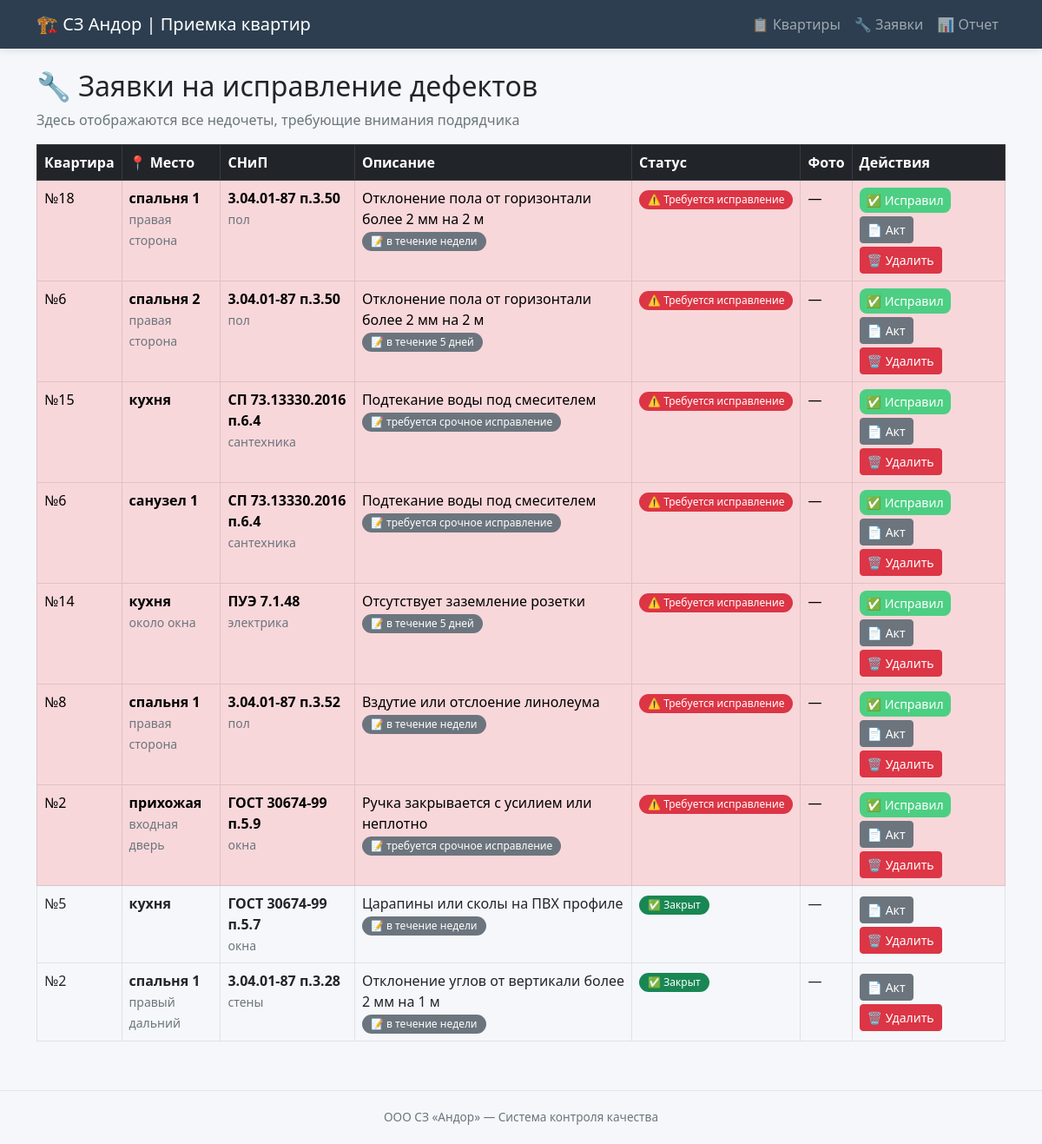
The page /defects on the database as committed earlier.
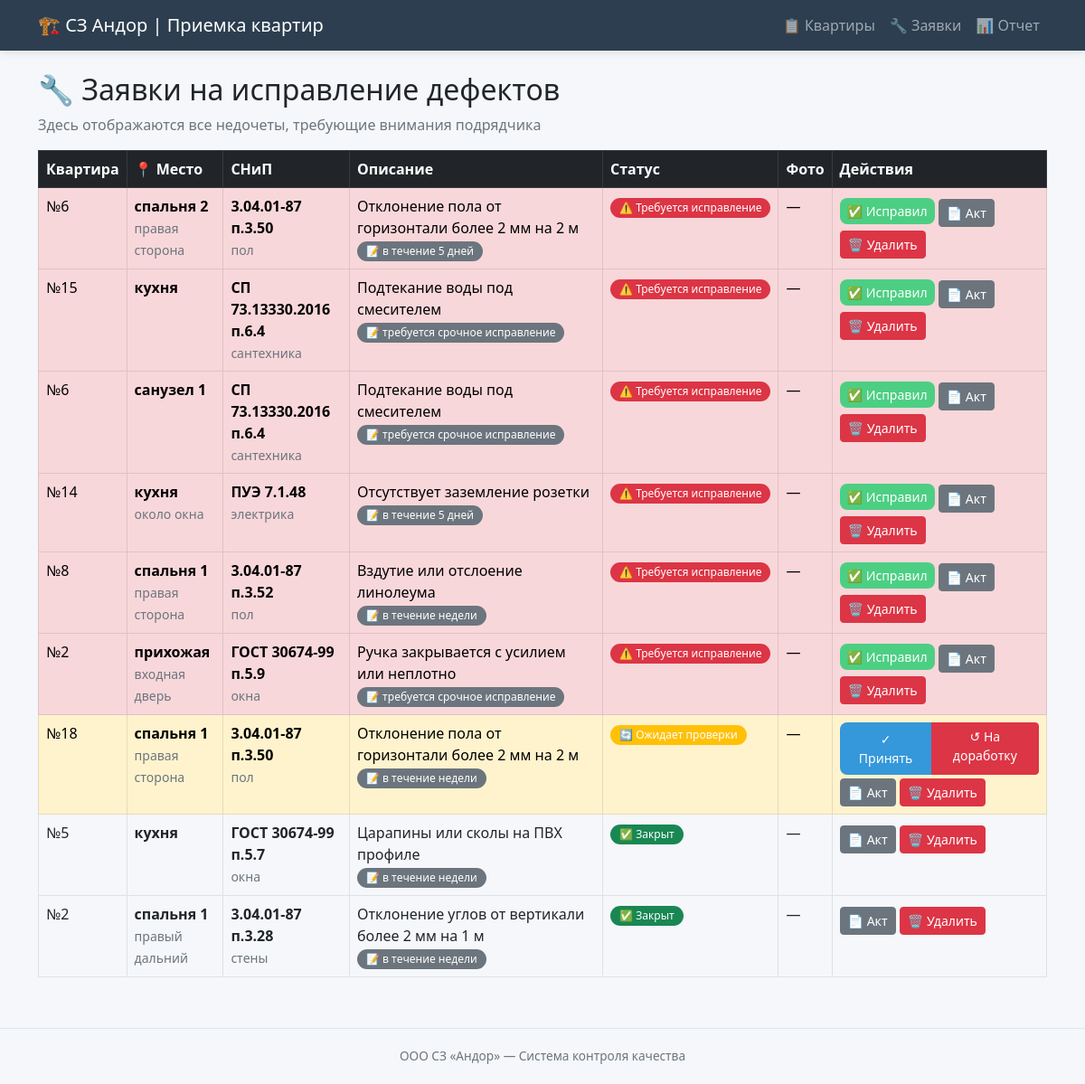
The same page on the database as committed later.
### tables this page shows
CREATE TABLE defects (
            id INTEGER PRIMARY KEY AUTOINCREMENT,
            flat_id INTEGER NOT NULL,
            snip_defect_id INTEGER NOT NULL,
            room TEXT,
            location_detail TEXT,
            comment TEXT,
            photo_path TEXT,
            status TEXT DEFAULT 'open',
            created_at TIMESTAMP,
            fixed_at TIMESTAMP,
            FOREIGN KEY (flat_id) REFERENCES flats(id),
            FOREIGN KEY (snip_defect_id) REFERENCES snip_defects(id)
        );

CREATE TABLE flats (
    id INTEGER PRIMARY KEY AUTOINCREMENT,
    number TEXT NOT NULL,
    street TEXT,
    house TEXT,
    entrance INTEGER,
    floor INTEGER,
    status TEXT DEFAULT 'in_progress'
);

CREATE TABLE snip_defects (
            id INTEGER PRIMARY KEY AUTOINCREMENT,
            code TEXT NOT NULL,
            category TEXT NOT NULL,
            description TEXT NOT NULL,
            severity TEXT NOT NULL
        );

### app.py (the view)
@app.route('/defects')
def defects():
    conn = get_db()
    all_defects = conn.execute('''
        SELECT d.*, f.number as flat_number, f.street, f.house,
               s.code, s.category, s.description, s.severity
        FROM defects d
        JOIN flats f ON d.flat_id = f.id
        JOIN snip_defects s ON d.snip_defect_id = s.id
        ORDER BY
            CASE d.status
                WHEN 'open' THEN 1
                WHEN 'fixed' THEN 2
                WHEN 'closed' THEN 3
            END,
            d.created_at DESC
    ''').fetchall()
    conn.close()
    return render_template('defects.html', defects=all_defects)

### app.py (called while the page is built)
def get_db():
    conn = sqlite3.connect(DB_PATH)
    conn.row_factory = sqlite3.Row
    return conn

### templates/defects.html (shortened to what this page needs)
{% extends "base.html" %}
{% block content %}
<h2>🔧 Заявки на исправление дефектов</h2>
<p class="text-muted">Здесь отображаются все недочеты, требующие внимания подрядчика</p>
<div class="table-responsive">
    <table class="table table-bordered table-hover">
        <thead class="table-dark">
            <tr>
                <th>Квартира</th>
                <th>📍 Место</th>
                <th>СНиП</th>
                <th>Описание</th>
                <th>Статус</th>
                <th>Фото</th>
                <th>Действия</th>
            </tr>
        </thead>
        <tbody>
            {% for d in defects %}
            <tr class="{% if d.status == 'open' %}table-danger{% elif d.status == 'fixed' %}table-warning{% endif %}">
                <td>
                    №{{ d.flat_number }}<br>
                </td>
                <td>
                    {% if d.room %}
                        <strong>{{ d.room }}</strong>
                        {% if d.location_detail %}
                            <br><small class="text-muted">{{ d.location_detail }}</small>
                        {% endif %}
                    {% else %}
                        <span class="text-muted">—</span>
                    {% endif %}
                </td>
                <td>
                    <strong>{{ d.code }}</strong><br>
                    <span class="small text-muted">{{ d.category }}</span>
                </td>
                <td>
                    {{ d.description[:80] }}
                    {% if d.comment %}
                        <br><span class="badge bg-secondary">📝 {{ d.comment[:40] }}</span>
                    {% endif %}
                 </td>
                <td>
                    {% if d.status == 'open' %}
                        <span class="badge bg-danger">⚠️ Требуется исправление</span>
                    {% elif d.status == 'fixed' %}
                        <span class="badge bg-warning">🔄 Ожидает проверки</span>
                    {% else %}
                        <span class="badge bg-success">✅ Закрыт</span>
                    {% endif %}
                 </td>
                <td>
                    {% if d.photo_path %}
                        <a href="/{{ d.photo_path }}" target="_blank" class="btn btn-sm btn-outline-info">📷 Фото</a>
                    {% else %}
                        —
                    {% endif %}
                 </td>
                <td>
                    {% if d.status == 'open' %}
                        <a href="/defect/{{ d.id }}/fix" class="btn btn-sm btn-success">✅ Исправил</a>
                    {% elif d.status == 'fixed' %}
                        <div class="btn-group btn-group-sm">
                            <a href="/defect/{{ d.id }}/close" class="btn btn-primary">✓ Принять</a>
                            <a href="/defect/{{ d.id }}/reopen" class="btn btn-danger">↺ На доработку</a>
                        </div>
                    {% endif %}
                    <a href="/generate_act/{{ d.id }}" class="btn btn-sm btn-secondary mt-1">📄 Акт</a>
                    <a href="/defect/{{ d.id }}/delete" class="btn btn-sm btn-danger mt-1" onclick="return confirm('Удалить этот недочет?')">🗑️ Удалить</a>
                 </td>
             </tr>
            {% endfor %}
        </tbody>
    </table>
</div>
{% endblock %}

### templates/base.html (shortened to what this page needs)
<!DOCTYPE html>
<html lang="ru">
<head>
    <link href="https://cdn.jsdelivr.net/npm/bootstrap@5.2.3/dist/css/bootstrap.min.css" rel="stylesheet">
</head>
<body>
    <nav class="navbar navbar-expand-lg navbar-dark bg-dark">
        <div class="container">
            <a class="navbar-brand" href="/">🏗️ СЗ Андор | Приемка квартир</a>
            <div class="navbar-nav ms-auto">
                <a class="nav-link" href="/">📋 Квартиры</a>
                <a class="nav-link" href="/defects">🔧 Заявки</a>
                <a class="nav-link" href="/report">📊 Отчет</a>
            </div>
        </div>
    </nav>
    <div class="container mt-4">
        {% block content %}{% endblock %}
    </div>
    <footer class="text-center">
        <div class="container">
            ООО СЗ «Андор» — Система контроля качества
        </div>
    </footer>
</body>
</html>

### templates/base.html (style rules this page uses)
body { background-color: #f5f7fa; font-family: 'Segoe UI', Tahoma, Geneva, Verdana, sans-serif; }
.navbar { background-color: #2c3e50 !important; box-shadow: 0 2px 10px rgba(0,0,0,0.1); }
.navbar-brand { font-weight: 500; font-size: 1.25rem; }
.badge { padding: 5px 10px; font-weight: 500; border-radius: 20px; }
.btn-primary { background-color: #3498db; border: none; border-radius: 8px; padding: 8px 16px; font-weight: 500; }
.btn-success { background-color: #4ccf83; border: none; border-radius: 8px; }
footer { border-top: 1px solid #dee7f0; padding: 20px 0; margin-top: 40px; color: #6c757d; font-size: 0.85rem; }

Rows that differ between the two databases and show on the page:
changed defects (number 7 of 9 on the later page): status "⚠️ Требуется исправление ✅ Исправил" → "🔄 Ожидает проверки ✓ Принять ↺ На доработку"; moves down the list
